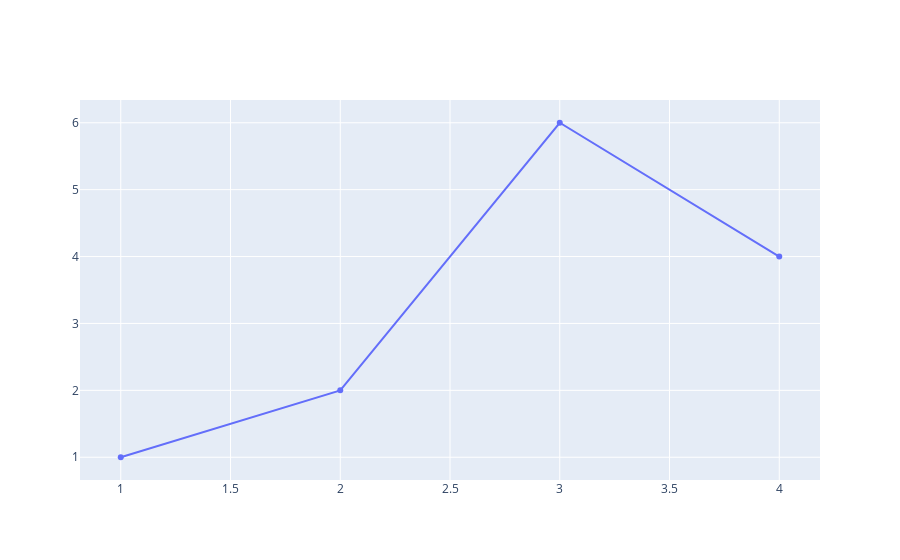

Source (notebook cell):
### Code cell
iplot([{"x":[1,2,3,4] , "y": [1,2,6,4]}])

### Figure 1 — Plotly figure (JSON) as saved in the notebook; plotly's stock layout.template omitted (floating-point values rounded to 4 significant figures)
{"data": [{"type": "scatter", "x": [1, 2, 3, 4], "y": [1, 2, 6, 4]}], "layout": {"autosize": true, "xaxis": {"autorange": true, "range": [0.8226, 4.177], "type": "linear"}, "yaxis": {"autorange": true, "range": [0.6205, 6.379], "type": "linear"}}}
